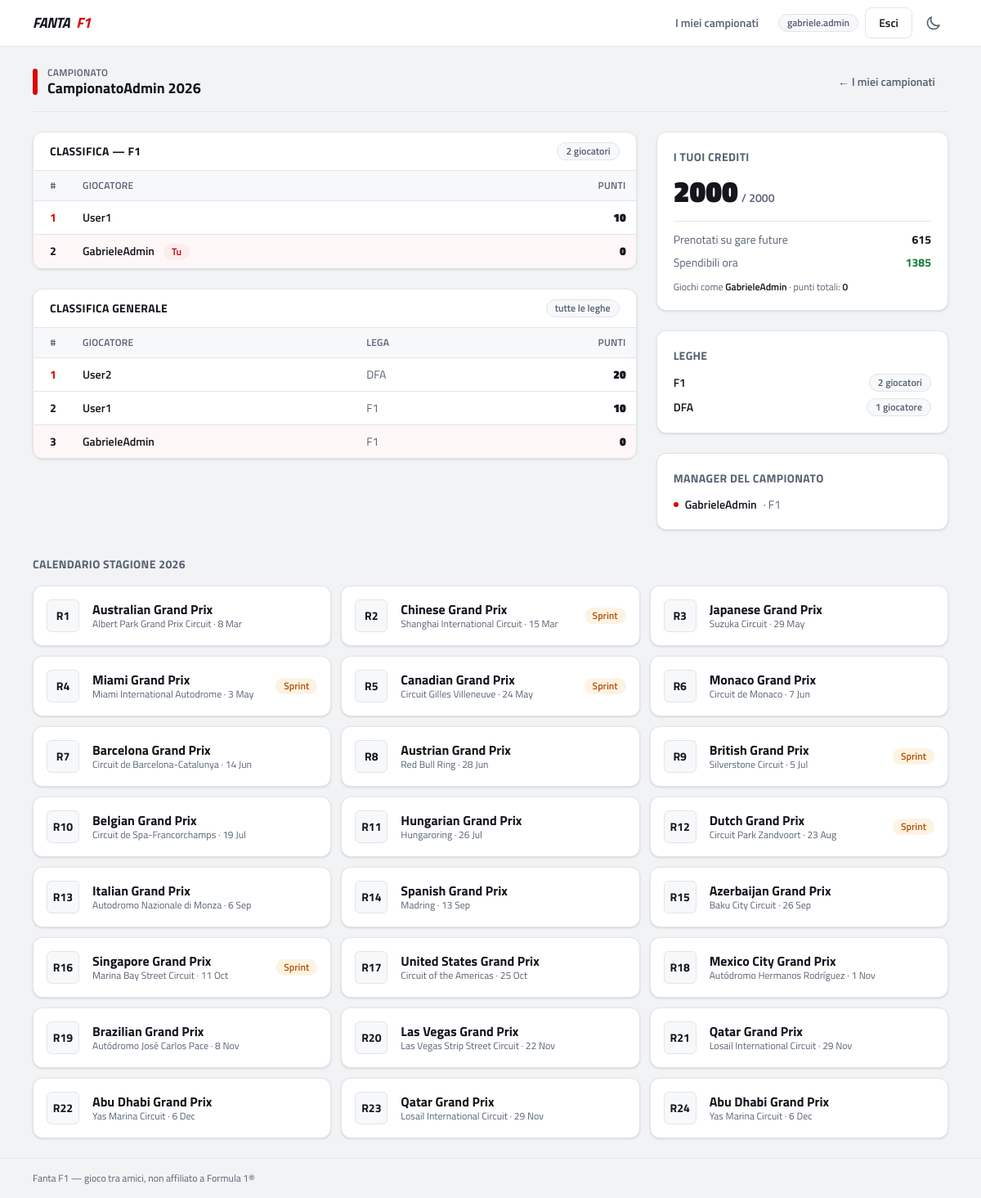
Page /dashboard/championships/2/ (signed in) on the earlier database version.
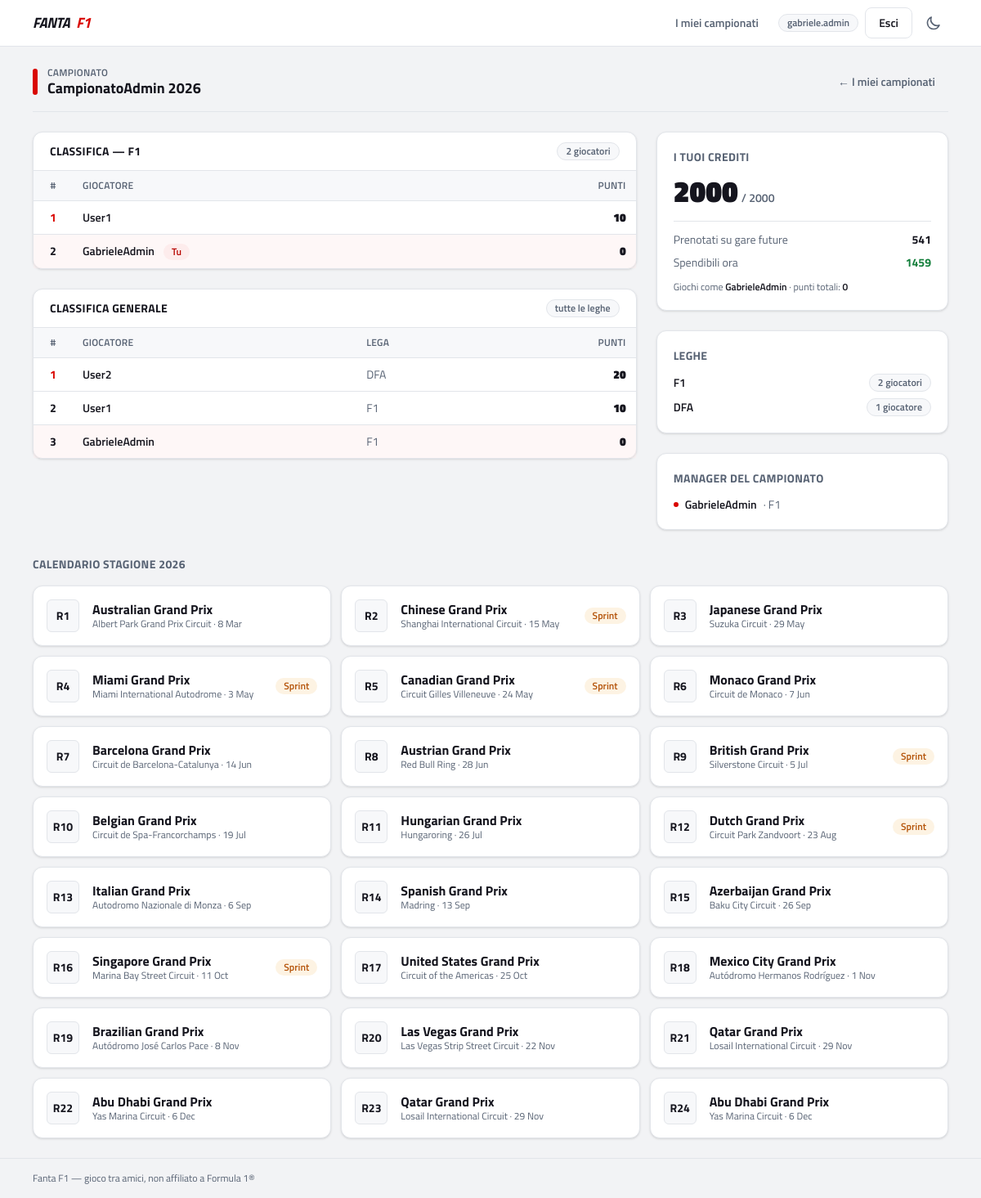
Same page on the later database version.
### fantaApp/models.py (models this page shows, shortened)
class Weekend(models.Model):
    WEEKEND_TYPES = [
        ('regular', 'Regular Weekend'),
        ('sprint', 'Sprint Weekend')
    ]
    circuit = models.ForeignKey(Circuit, on_delete=models.CASCADE)
    event_name = models.CharField(max_length=100)
    round_number = models.PositiveSmallIntegerField(null=False)
    season = models.PositiveSmallIntegerField(null=False)
    weekend_type = models.CharField(max_length=20, choices = WEEKEND_TYPES, default='regular')
    fp1_start = models.DateTimeField(null=True, blank=True)
    fp2_start = models.DateTimeField(null=True, blank=True)
    fp3_start = models.DateTimeField(null=True, blank=True)
    sprint_start = models.DateTimeField(null=True, blank=True)
    sprint_qualifying_start = models.DateTimeField(null=True, blank=True)
    qualifying_start = models.DateTimeField(null=True, blank=True)
    race_start = models.DateTimeField(null=True, blank=True)
    created_at = models.DateTimeField(auto_now_add=True)
    modified_at = models.DateTimeField(auto_now=True)
    deleted_at = models.DateTimeField(null=True, blank=True)
    class Meta:
        ordering = ['season', 'round_number']
        unique_together = ('season', 'round_number')

class Circuit(models.Model):
    name = models.CharField(max_length=100)
    country = models.CharField(max_length=50)
    location = models.CharField(max_length=100)
    api_id =  models.CharField(max_length=50, unique= True)
    created_at = models.DateTimeField(auto_now_add=True)
    modified_at = models.DateTimeField(auto_now=True)
    deleted_at = models.DateTimeField(null=True, blank=True)
    class Meta:
        ordering = ['name']

### fantaApp/views/dashboard.py (the view)
# urls.py: path("dashboard/championships/<int:championship_id>/", dashboard.championship_dashboard, name='championship_dashboard'),
@login_required
def championship_dashboard(request, championship_id):
    championship = get_object_or_404(Championship, pk=championship_id)
    current_championship_player = ChampionshipPlayer.objects.filter(
        user=request.user, championship=championship).select_related('league').first()
    reserved_credit = 0
    spendable_credit = 0
    if current_championship_player:
        reserved_credit = costs.get_player_reserved_credit(player=current_championship_player)
        spendable_credit = costs.get_player_spendable_credit(player=current_championship_player)
    standing_per_league = ChampionshipPlayer.objects.none()
    if current_championship_player:
        standing_per_league = ChampionshipPlayer.objects.filter(
            championship=championship,
            league=current_championship_player.league,
        ).select_related('league').order_by('-total_score')
    general_standings = ChampionshipPlayer.objects.filter(
        championship=championship
    ).select_related('league').order_by('-total_score')
    user_managers = ChampionshipManager.objects.filter(
        championship=championship
    ).select_related('user')
    managers = ChampionshipPlayer.objects.filter(
        championship=championship,
        user__in=[m.user for m in user_managers]
    ).select_related('league')
    weekends = Weekend.objects.filter(season=championship.year).order_by("round_number")
    context = {
        "championship": championship,
        "current_championship_player": current_championship_player,
        "reserved_credit": reserved_credit,
        "spendable_credit": spendable_credit,
        "standing_per_league": standing_per_league,
        "general_standings": general_standings,
        "managers": managers,
        "weekends" : weekends
    }
    return render(request, "fantaApp/championship_dashboard.html", context)

### fantaApp/services/costs.py (called while the page is built)
def get_player_reserved_credit(*, player, exclude_race=None) -> int:
    queryset = PlayerRaceChoice.objects.filter(
        player=player,
        credit_applied=False,
    )
    if exclude_race is not None:
        queryset = queryset.exclude(race=exclude_race)
    reserved_credit = queryset.aggregate(total=Sum("spent_amount"))["total"]
    return reserved_credit or 0

def get_player_spendable_credit(*, player, exclude_race=None) -> int:
    return max(
        player.available_credit - get_player_reserved_credit(player=player, exclude_race=exclude_race),
        0,
    )

### fantaApp/templates/fantaApp/championship_dashboard.html (shortened to what the changed rows need)
{% extends "fantaApp/championship_flow_base.html" %}
{% block championship_banner_link %}
  {{ championship.name }} {{ championship.year }}
{% endblock %}
{% block championship_content %}
<div class="grid gap-6 lg:grid-cols-3">
  <div class="space-y-6 lg:col-span-2">
    {% if current_championship_player %}
      <section class="card">
        <div class="flex items-center justify-between border-b border-line px-5 py-3">
          <h2 class="text-sm font-bold uppercase tracking-wide">Classifica — {{ current_championship_player.league.name }}</h2>
        </div>
        <div class="overflow-x-auto">
          <table class="table-clean">
            <thead>
              <tr><th class="w-12 !text-center">#</th><th>Giocatore</th><th class="!text-right">Punti</th></tr>
            </thead>
          </table>
        </div>
      </section>
    {% endif %}
    <section class="card">
      <div class="flex items-center justify-between border-b border-line px-5 py-3">
        <h2 class="text-sm font-bold uppercase tracking-wide">Classifica generale</h2>
      </div>
      <div class="overflow-x-auto">
        <table class="table-clean">
          <thead>
            <tr><th class="w-12 !text-center">#</th><th>Giocatore</th><th>Lega</th><th class="!text-right">Punti</th></tr>
          </thead>
        </table>
      </div>
    </section>
  </div>
  <aside class="space-y-6">
    {% if current_championship_player %}
      <section class="card-pad">
        <h2 class="mb-3 text-sm font-bold uppercase tracking-wide text-muted">I tuoi crediti</h2>
        {% if reserved_credit %}
          <dl class="mt-4 space-y-2 border-t border-line pt-3 text-sm">
            <div class="flex justify-between"><dt class="text-muted">Prenotati su gare future</dt><dd class="font-bold">{{ reserved_credit }}</dd></div>
            <div class="flex justify-between"><dt class="text-muted">Spendibili ora</dt><dd class="font-bold text-ok">{{ spendable_credit }}</dd></div>
          </dl>
        {% endif %}
      </section>
    {% endif %}
    <section class="card-pad">
      <h2 class="mb-3 text-sm font-bold uppercase tracking-wide text-muted">Leghe</h2>
    </section>
    <section class="card-pad">
      <h2 class="mb-3 text-sm font-bold uppercase tracking-wide text-muted">Manager del campionato</h2>
    </section>
  </aside>
</div>
<section class="mt-8">
  <h2 class="mb-4 text-sm font-bold uppercase tracking-wide text-muted">Calendario stagione {{ championship.year }}</h2>
  <div class="grid gap-3 sm:grid-cols-2 lg:grid-cols-3">
    {% for w in weekends %}
      <a href="{% url 'weekend_details' championship.id w.id %}"
         class="card group flex items-center gap-4 p-4 transition-shadow hover:shadow-md hover:border-accent/50">
        <span class="pos-badge shrink-0 !h-10 !w-10 text-sm">R{{ w.round_number }}</span>
        <div class="min-w-0 flex-1">
          <h3 class="truncate font-bold leading-tight group-hover:text-accent">{{ w.event_name }}</h3>
          <p class="truncate text-xs text-muted">
            {{ w.circuit.name }}{% if w.race_start %} · {{ w.race_start|date:"j M" }}{% endif %}
          </p>
        </div>
        {% if w.weekend_type == "sprint" %}<span class="badge-warn shrink-0">Sprint</span>{% endif %}
      </a>
    {% empty %}
      <p class="text-sm text-muted sm:col-span-2 lg:col-span-3">Nessun weekend disponibile per la stagione {{ championship.year }}.</p>
    {% endfor %}
  </div>
</section>
{% endblock %}

Differences in the rows shown:
changed Weekend "Chinese Grand Prix": race_start "15 Mar" → "15 May"
Other differences:
{{ reserved_credit }}: "615" → "541"
{{ spendable_credit }}: "1385" → "1459"
